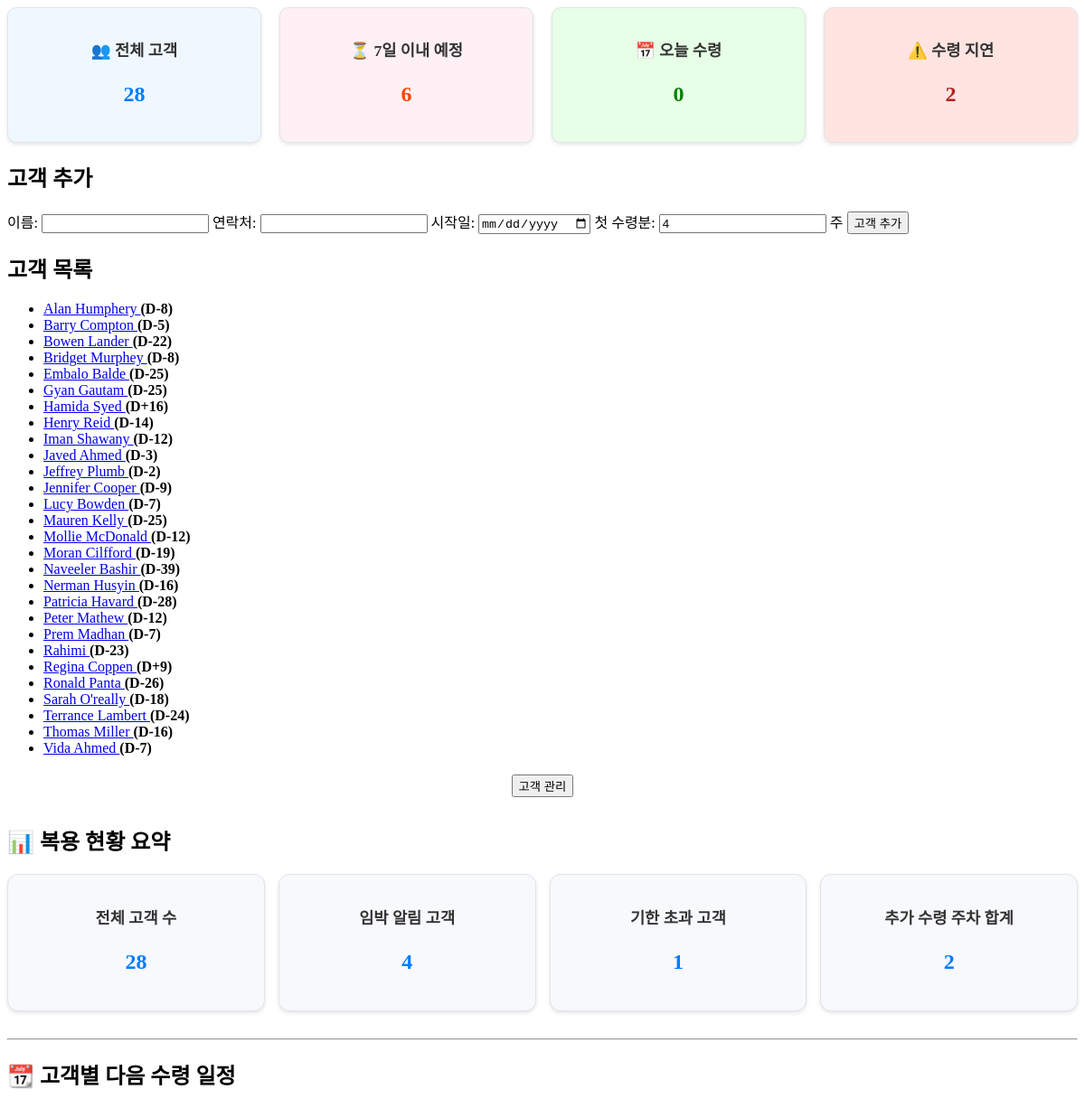
The page / on the database its author committed.
### tables this page shows
CREATE TABLE Customers(
                  id INTEGER PRIMARY KEY AUTOINCREMENT,
                  name TEXT NOT NULL,
                  contact TEXT,
                  start_date DATE
                  , is_active INTEGER DEFAULT 1, next_due_date DATE);

### medication_reminder_app.py (the view)
@app.route('/')
def index():
    today = datetime.today().date()
    with sqlite3.connect('medication.db') as conn:
        c = conn.cursor()
        c.execute('SELECT * FROM Customers WHERE is_active=1 ORDER BY name COLLATE NOCASE ASC')
        customers = c.fetchall()
        customer_list = []
        for customer in customers:
            customer_id = customer[0]
            name = customer[1]
            contact = customer[2]
            start_date = customer[3]
            next_due_date = customer[5] if len(customer) > 5 else None  # next_due_date 칼럼
            if next_due_date:
                next_date = datetime.strptime(next_due_date, "%Y-%m-%d").date()
            else:
                c.execute("SELECT taken_date, taken_week FROM DoseLogs WHERE customer_id=? ORDER BY taken_date DESC LIMIT 1", (customer_id,))
                last_log = c.fetchone()
                if last_log:
                    taken_date = datetime.strptime(last_log[0], "%Y-%m-%d").date()
                    taken_week = int(last_log[1])
                    next_date = taken_date + timedelta(weeks=taken_week)
                else:
                    next_date = datetime.strptime(start_date, "%Y-%m-%d").date() + timedelta(weeks=4)
            d_day = (next_date - today).days
            customer_list.append({
                "id": customer_id,
                "name": name,
                "phone": contact,
                "start_date": start_date,
                "next_date": next_date,
                "d_day": d_day
            })
        total_customers = len(customer_list)
        due_soon = sum(1 for c in customer_list if c["d_day"] is not None and 0 < c["d_day"] <= 7)
        due_today = sum(1 for c in customer_list if c["d_day"] is not None and c["d_day"] == 0)
        overdue = sum(1 for c in customer_list if c["d_day"] is not None and c["d_day"] < 0)
    stats = {
        "total": total_customers,
        "due_soon": due_soon,
        "due_today": due_today,
        "overdue": overdue
    }
    return render_template('index.html', customers=customer_list, stats=stats)

### templates/index.html (shortened to what this page needs)
<div class="stats-container" style="display: flex; gap: 20px; margin-bottom: 20px;">
  <div class="stat-card" style="flex: 1; padding: 15px; background-color: #f0f8ff; border-radius: 10px; text-align: center;">
    <h3>👥 전체 고객</h3>
    <p style="font-size: 24px; font-weight: bold;">{{ stats.total }}</p>
  </div>
  <div class="stat-card" style="flex: 1; padding: 15px; background-color: #fff0f5; border-radius: 10px; text-align: center;">
    <h3>⏳ 7일 이내 예정</h3>
    <p style="font-size: 24px; font-weight: bold; color: #ff4500;">{{ stats.due_soon }}</p>
  </div>
  <div class="stat-card" style="flex: 1; padding: 15px; background-color: #e6ffe6; border-radius: 10px; text-align: center;">
    <h3>📅 오늘 수령</h3>
    <p style="font-size: 24px; font-weight: bold; color: #008000;">{{ stats.due_today }}</p>
  </div>
  <div class="stat-card" style="flex: 1; padding: 15px; background-color: #ffe4e1; border-radius: 10px; text-align: center;">
    <h3>⚠️ 수령 지연</h3>
    <p style="font-size: 24px; font-weight: bold; color: #b22222;">{{ stats.overdue }}</p>
  </div>
</div>
<h2>고객 추가</h2>
<form method="POST" action="/add_customer">
  이름: <input name="name" required> 연락처: <input name="contact">
  시작일: <input type="date" name="start_date" required>
  첫 수령분: <input type="number" input name="first_weeks" value="4" min="1" required> 주
  <button type="submit">고객 추가</button>
</form>
<h2>고객 목록</h2>
<ul>
  {% for customer in customers %}
    <li>
      <a href="/customer/{{ customer.id }}">
        {{ customer.name }}
      </a>
      <span style="color: '{% if customer.d_day > 0 %}green{% elif customer.d_day==0 %}black{% else %}red{% endif %}'; font-weight: bold;">
        {% if customer.d_day == 0 %}
          (오늘 복용일!)
        {% elif customer.d_day > 0 %}
          (D-{{ customer.d_day }})
        {% else %}
          (D+{{ customer.d_day | abs }})
        {% endif %}
      </span>
    </li>
  {% endfor %}
</ul>
<div style="margin-top:20px; text-align:center">
  <a href="{{ url_for('manage_customers') }}">
    <button type="button">고객 관리</button>
  </a>
</div>
<div class="dashboard">
  <h2>📊 복용 현황 요약</h2>
  <div class="stats-container">
    <div class="stat-card">
      <h3>전체 고객 수</h3>
      <p id="total_customers">-</p>
    </div>
    <div class="stat-card">
      <h3>임박 알림 고객</h3>
      <p id="imminent_alerts">-</p>
    </div>
    <div class="stat-card">
      <h3>기한 초과 고객</h3>
      <p id="overdue_customers">-</p>
    </div>
    <div class="stat-card">
      <h3>추가 수령 주차 합계</h3>
      <p id="total_extra_weeks">-</p>
    </div>
  </div>
</div>
<hr>
<h2>📆 고객별 다음 수령 일정</h2>
<link href="https://cdn.jsdelivr.net/npm/fullcalendar@6.1.8/index.global.min.css" rel="stylesheet">

### templates/index.html (style rules this page uses)
.dashboard { margin: 30px 0; }
.stats-container { display: flex; gap: 15px; flex-wrap: wrap; }
.stat-card { flex: 1; min-width: 180px; background: #f7f9fc; border: 1px solid #e1e4e8; border-radius: 12px; padding: 16px; text-align: center; box-shadow: 0 2px 4px rgba(0,0,0,0.1); }
.stat-card h3 { margin-bottom: 8px; font-size: 1.1rem; color: #333; }
.stat-card p { font-size: 1.5rem; font-weight: bold; color: #007bff; }

### rows shown on the page
Customers: name "Alan Humphery", d_day "8"
Customers: name "Barry Compton", d_day "5"
Customers: name "Bowen Lander", d_day "22"
Customers: name "Bridget Murphey", d_day "8"
Customers: name "Embalo Balde", d_day "25"
Customers: name "Gyan Gautam", d_day "25"
Customers: name "Hamida Syed", d_day|abs "16"
Customers: name "Henry Reid", d_day "14"
Customers: name "Iman Shawany", d_day "12"
Customers: name "Javed Ahmed", d_day "3"
Customers: name "Jeffrey Plumb", d_day "2"
Customers: name "Jennifer Cooper", d_day "9"
Customers: name "Lucy Bowden", d_day "7"
Customers: name "Mauren Kelly", d_day "25"
Customers: name "Mollie McDonald", d_day "12"
Customers: name "Moran Cilfford", d_day "19"
Customers: name "Naveeler Bashir", d_day "39"
Customers: name "Nerman Husyin", d_day "16"
Customers: name "Patricia Havard", d_day "28"
Customers: name "Peter Mathew", d_day "12"
Customers: name "Prem Madhan", d_day "7"
Customers: name "Rahimi", d_day "23"
Customers: name "Regina Coppen", d_day|abs "9"
Customers: name "Ronald Panta", d_day "26"
Customers: name "Sarah O'really", d_day "18"
Customers: name "Terrance Lambert", d_day "24"
Customers: name "Thomas Miller", d_day "16"
Customers: name "Vida Ahmed", d_day "7"

### other values the page prints
{{ stats.total }} "28"
{{ stats.due_soon }} "6"
{{ stats.due_today }} "0"
{{ stats.overdue }} "2"
